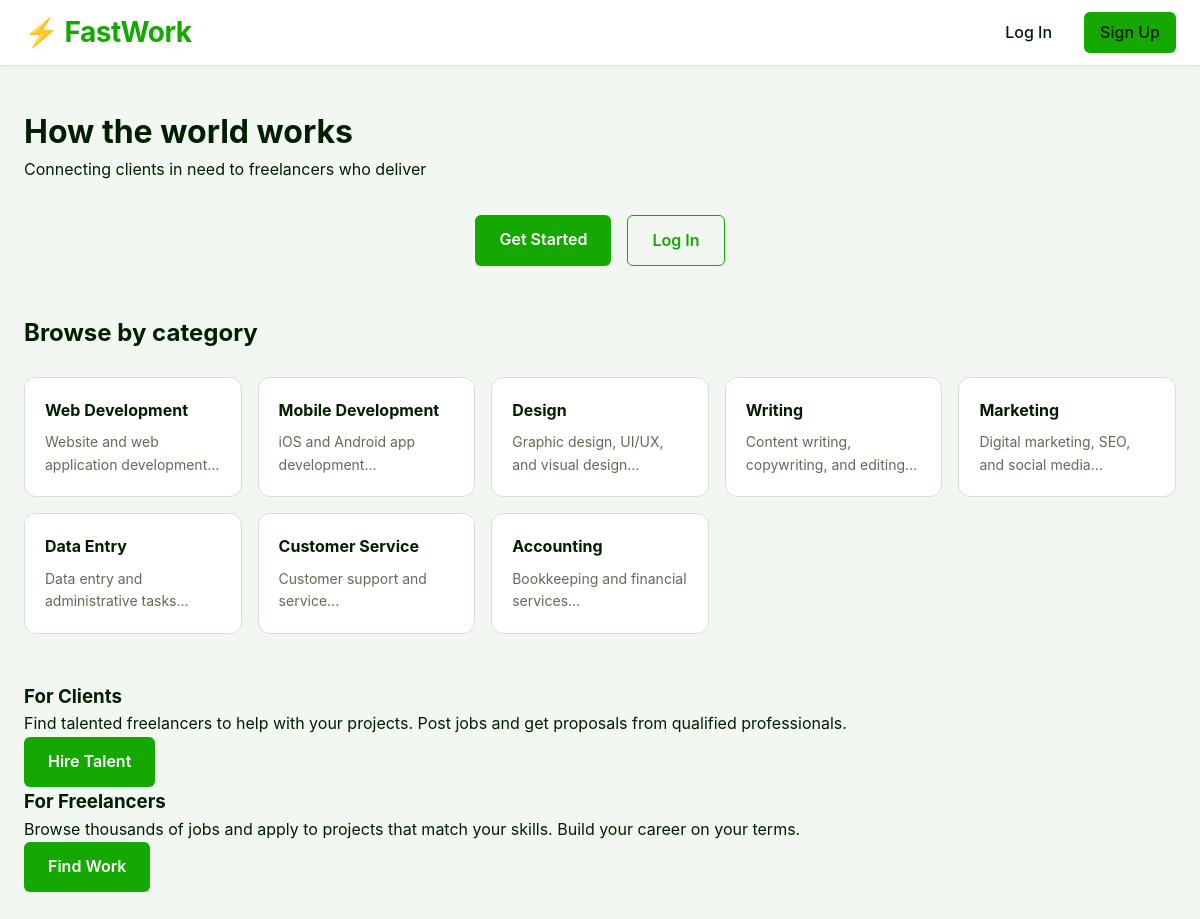
The page / on the database its author committed.
### tables this page shows
CREATE TABLE categories (
            id INTEGER PRIMARY KEY AUTOINCREMENT,
            name TEXT UNIQUE NOT NULL,
            description TEXT
        );

### app.py (the view)
@app.route('/')
def index():
    conn = get_db_connection()
    categories = conn.execute('SELECT * FROM categories').fetchall()
    recent_jobs = conn.execute('''
        SELECT j.*, u.username as client_name, c.name as category_name,
               (SELECT COUNT(*) FROM proposals WHERE job_id = j.id) as proposal_count
        FROM jobs j
        LEFT JOIN users u ON j.client_id = u.id
        LEFT JOIN categories c ON j.category_id = c.id
        WHERE j.status = 'open'
        ORDER BY j.created_at DESC
        LIMIT 6
    ''').fetchall()
    conn.close()
    return render_template('index.html', categories=categories, recent_jobs=recent_jobs)

### database.py (called while the page is built)
def get_db_connection():
    conn = sqlite3.connect(DATABASE)
    conn.row_factory = sqlite3.Row
    conn.execute('PRAGMA foreign_keys = ON')
    return conn

### templates/index.html (shortened to what this page needs)
{% extends "base.html" %}
{% block content %}
{% if not session.get('user_id') %}
    <div class="hero-section">
        <h1>How the world works</h1>
        <p>Connecting clients in need to freelancers who deliver</p>
        <div style="display: flex; gap: 16px; justify-content: center; margin-top: 32px;">
            <a href="{{ url_for('register') }}" class="btn btn-large">Get Started</a>
            <a href="{{ url_for('login') }}" class="btn btn-outline btn-large">Log In</a>
        </div>
    </div>
    {% if categories %}
        <div style="margin-top: 48px;">
            <h2 style="margin-bottom: 24px;">Browse by category</h2>
            <div style="display: grid; grid-template-columns: repeat(auto-fill, minmax(200px, 1fr)); gap: 16px;">
                {% for cat in categories %}
                    <a href="{{ url_for('browse_jobs', category=cat['id']) }}"
                       style="background: white; padding: 20px; border-radius: 12px; border: 1px solid #d5e0d5; text-decoration: none; transition: transform 0.2s, box-shadow 0.2s;">
                        <h3 style="font-size: 16px; margin-bottom: 8px; color: #001e00;">{{ cat['name'] }}</h3>
                        <p style="font-size: 14px; color: #5e6d55; margin: 0;">{{ cat['description'][:60] }}...</p>
                    </a>
                {% endfor %}
            </div>
        </div>
    {% endif %}
    <div class="role-cards" style="margin-top: 48px;">
        <div class="role-card">
            <h3>For Clients</h3>
            <p>Find talented freelancers to help with your projects. Post jobs and get proposals from qualified professionals.</p>
            <a href="{{ url_for('register') }}" class="btn">Hire Talent</a>
        </div>
        <div class="role-card">
            <h3>For Freelancers</h3>
            <p>Browse thousands of jobs and apply to projects that match your skills. Build your career on your terms.</p>
            <a href="{{ url_for('register') }}" class="btn">Find Work</a>
        </div>
    </div>
{% endif %}
{% endblock %}

### templates/base.html (shortened to what this page needs)
<!DOCTYPE html>
<html lang="en">
<head>
    <link rel="stylesheet" href="{{ url_for('static', filename='css/style.css') }}">
</head>
<body id="mainBody">
    <div class="top-nav">
        <div class="nav-container">
            <a href="{{ url_for('index') }}" class="logo">⚡ FastWork</a>
            <div class="nav-links">
                {% if session.get('user_id') %}
                    {% if session.get('role') == 'client' %}
                        <a href="{{ url_for('post_job') }}">Post a Job</a>
                    {% endif %}
                {% else %}
                    <a href="{{ url_for('login') }}">Log In</a>
                    <a href="{{ url_for('register') }}" class="btn btn-small">Sign Up</a>
                {% endif %}
            </div>
        </div>
    </div>
    <div class="container">
        {% block content %}{% endblock %}
    </div>
</body>
</html>

### static/css/style.css (style rules this page uses)
* { margin: 0; padding: 0; box-sizing: border-box; }
body { font-family: -apple-system, BlinkMacSystemFont, 'Segoe UI', 'Roboto', 'Helvetica Neue', Arial, sans-serif; background: #f2f7f2; min-height: 100vh; color: #001e00; line-height: 1.6; padding-bottom: 80px; transition: all 0.3s ease; }
.top-nav { background: white; border-bottom: 1px solid #e0e0e0; padding: 0; position: sticky; top: 0; z-index: 100; box-shadow: 0 2px 4px rgba(0,0,0,0.05); }
.nav-container { max-width: 100%; margin: 0; padding: 0; display: flex; justify-content: space-between; align-items: center; height: 65px; }
.logo { font-size: 28px; font-weight: 700; color: #14a800; text-decoration: none; letter-spacing: -0.5px; padding: 16px 24px; }
.nav-links { display: flex; gap: 32px; align-items: center; padding: 16px 24px; }
.nav-links a { color: #001e00; text-decoration: none; font-weight: 500; font-size: 16px; transition: color 0.2s; }
.container { max-width: 1400px; margin: 0 auto; padding: 40px 24px; }
.btn { display: inline-block; padding: 12px 24px; background: #14a800; color: white; border: none; border-radius: 6px; cursor: pointer; font-weight: 600; font-size: 16px; transition: background 0.2s; text-decoration: none; }
.btn-small { padding: 8px 16px; font-size: 14px; }
.btn-outline { background: transparent; border: 1px solid #14a800; color: #14a800; }

### rows shown on the page
categories: name "Web Development", description "Website and web application development"
categories: name "Mobile Development", description "iOS and Android app development"
categories: name "Design", description "Graphic design, UI/UX, and visual design"
categories: name "Writing", description "Content writing, copywriting, and editing"
categories: name "Marketing", description "Digital marketing, SEO, and social media"
categories: name "Data Entry", description "Data entry and administrative tasks"
categories: name "Customer Service", description "Customer support and service"
categories: name "Accounting", description "Bookkeeping and financial services"
